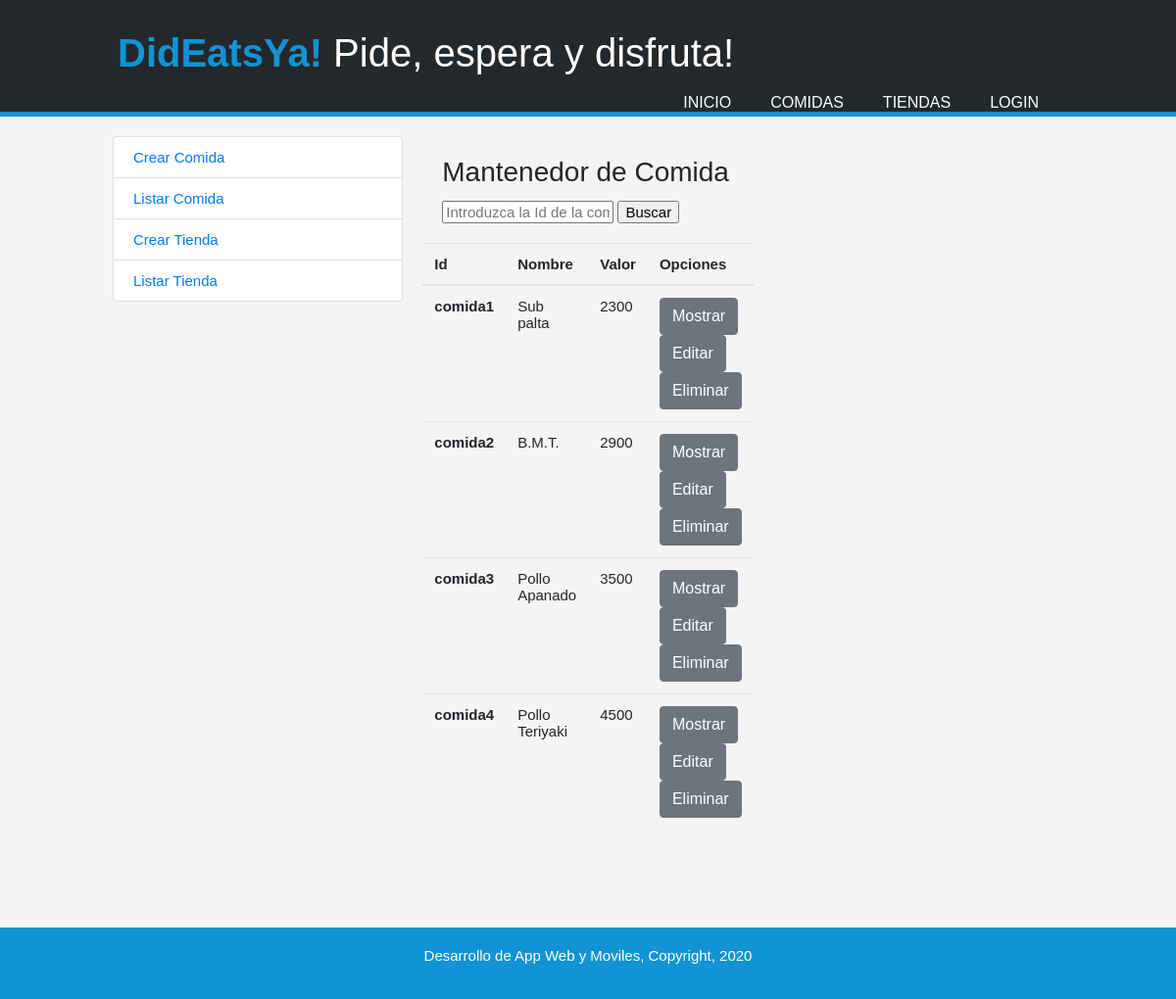
Screenshot of /comidas/mantenedor/buscar/ with the database file from the repository.
### comidas/models.py (models this page shows, shortened)
class Comida(models.Model):
	comida_id = models.CharField(max_length=10,help_text="Ingrese ID de la comida",primary_key=True)
	comida_nombre = models.CharField(max_length=200, help_text="Ingrese Nombre de la comida")
	comida_valor=models.IntegerField(help_text="Ingrese el precio de la comida (Ej: $ 999 999).")
	comida_descripcion=models.TextField(max_length=3000, help_text="Ingrese la descripcion de la comida")
	comida_imagen=models.ImageField(upload_to="gallery", null=True)
	def get_absolute_url(self):
		return reverse('comidas:details', args=[str(self.comida_id)])

### comidas/views.py (the view)
# urls.py: path('mantenedor/buscar/', ComidaSearch, name='buscar'),
def ComidaSearch(request, id=None):
	queryset = Comida.objects.all()
	query = request.GET.get("q")
	if query:
			queryset = queryset.filter(comida_id__icontains=query)
	context = {
		"object_list" : queryset,
		"title" : "Buscar"
	}
	return render(request, "comidas/comidas_buscar.html",context)

### templates/comidas/comidas_buscar.html
{% extends "main_template.html" %}
{% load humanize %}
{% block content %}
{% load static %}
<link rel="stylesheet" href="{% static '/style.css' %}">
<link rel="stylesheet" href="{% static '/menu/menustyle.css' %}">
<header>
        <div class="contenedor">
            <div class="marca">
                <h1><span class="resaltado">DidEatsYa!</span> Pide, espera y disfruta!</h1>
            </div>
            <nav>
                <ul>
                    <li id="1"><a href="{% url 'inicio' %}">Inicio</a></li>
                    <li id="2"><a href="{% url 'comidas:allfoods' %}">Comidas</a></li>
                    <li id="3"><a href="{% url 'tiendas:allstores' %}">Tiendas</a></li>
                    {% if user.is_authenticated %}
                            <li style="width:12%" class="navli"><a href="#">{{ user.get_username }}</a>
                                <ul class="child">
                                    <li><a href= "{{ user.cuenta.get_absolute_url }}">Profile</a></li>
                                    {% if user.is_superuser %}
                                        <li class="actual"><a href="{% url 'comidas:buscar' %}">Mantenedor Comida</a></li>
                                        <li><a href="{% url 'tiendas:buscar' %}">Mantenedor Tiendas</a></li>
                                    {% endif %}
                                    <li><a href="{% url 'logout' %}">Logout</a></li>
                                </ul>
                            </li>
                        {% else %}
                            <li><a href="{% url 'login' %}?next={{request.path}}">Login</a>
                        {% endif %}
                </ul>
            </nav>
        </div>
</header>
<div class="container">
  {% include 'comidas/lateral_bar.html' %}
  <div class="row">
    <div class="col">
      <div class="card-body">
          <h3 class="card-title">Mantenedor de Comida</h3>
          <form method="GET" action="">
              <input type="text" name="q" placeholder="Introduzca la Id de la comida" >
              <input type="submit" name="Serch" value = "{{ title }}">
          </form>
      </div>
      <table class="table">
        <thead>
        <tr>
          <th>Id</th>
          <th>Nombre</th>
          <th>Valor</th>
          <th>Opciones</th>
        </tr>
        </thead>
        <tbody>
          {% for object in object_list %}
          <tr>
            <th scope="row">{{ object.comida_id }}</th>
            <td>{{ object.comida_nombre }}</td>
            <td>{{ object.comida_valor }}</td>
            <td>
              <a href="{{ object.get_absolute_url }}" class="btn btn-secondary" >Mostrar</a>
              <a href="{% url 'comidas:editar' pk=object.comida_id %}" class="btn btn-secondary" >Editar</a>
              <a href="{% url 'comidas:eliminar' pk=object.comida_id %}" class="btn btn-secondary" >Eliminar</a>
            </td>
          </tr>
          {% endfor %}
        </tbody>
      </table>
    </div>
  </div>
</div>
{% endblock %}

### static/style.css (style rules this page uses)
body { font: 15px Arial, Helvetica, sans-serif; padding: 0; margin: 0; background-color: #f4f4f4; }
.contenedor { width: 80%; margin: auto; overflow: hidden; }
ul { margin: 0; padding: 0; }
header { background-color: #24282B; color: #FFFFFF; padding-top: 30px; min-height: 70px; border-bottom: 5px solid #1293D4; }
header a { color: #FFFFFF; text-decoration: none; text-transform: uppercase; font-size: 16px; }
header li { float: left; display: inline; padding: 0px 20px 0px 20px; }
header nav { float: right; margin-top: 10px; }
header .resaltado, header .actual a { color: #1293D4; font-weight: bold; }
.table { width: 100%; margin: auto; }

### static/menu/menustyle.css (style rules this page uses)
body { margin : 0; padding : 0; background-position : center; font-family : Helvetica; }
.container { width : 90%; max-width : 1000px; margin : 20px auto; display : grid; grid-gap : 20px; grid-template-columns : repeat(3, 1fr); grid-template-rows : repeat(5, auto); grid-template-areas : "header header header" "galery galery galery" "widget-1 widget-1 widget-1" "widget-2 widget-2 widget-2" "footer footer footer"; }

### rows the page displays
Comida: comida_id "comida1", comida_nombre "Sub palta", comida_valor "2300"
Comida: comida_id "comida2", comida_nombre "B.M.T.", comida_valor "2900"
Comida: comida_id "comida3", comida_nombre "Pollo Apanado", comida_valor "3500"
Comida: comida_id "comida4", comida_nombre "Pollo Teriyaki", comida_valor "4500"
